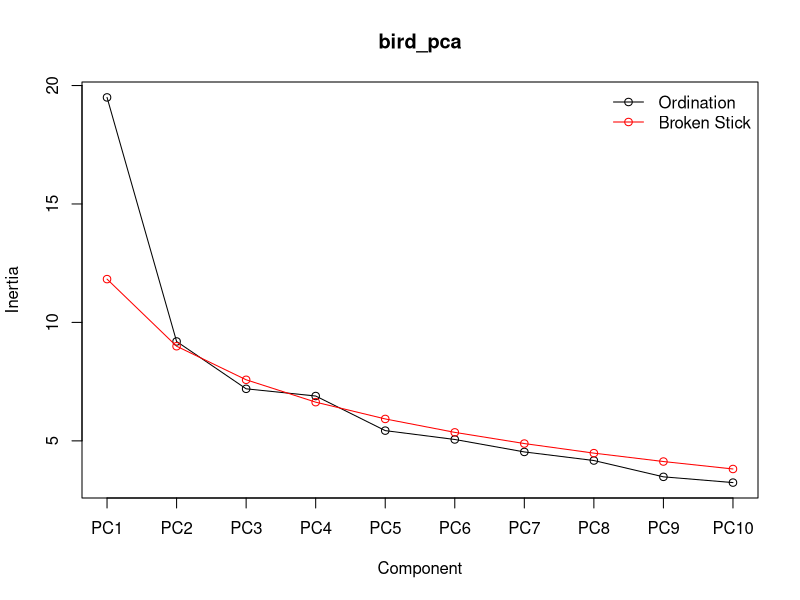
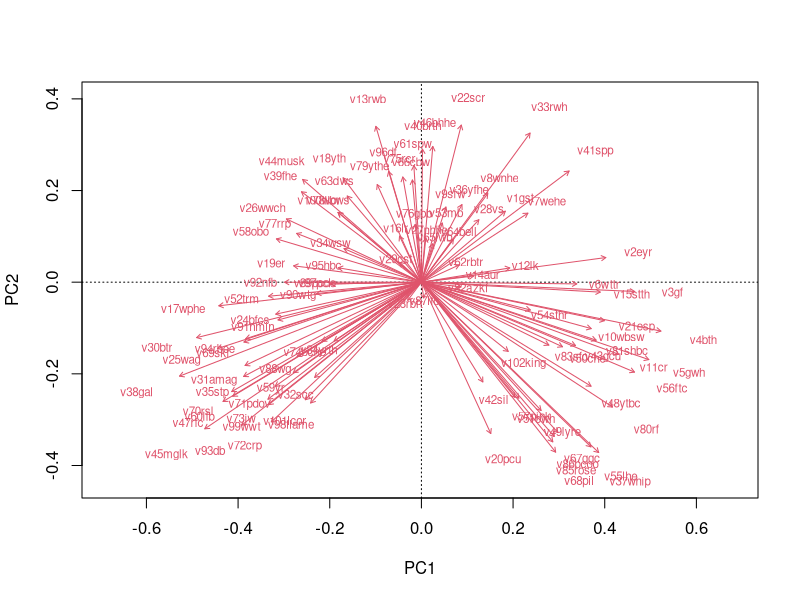
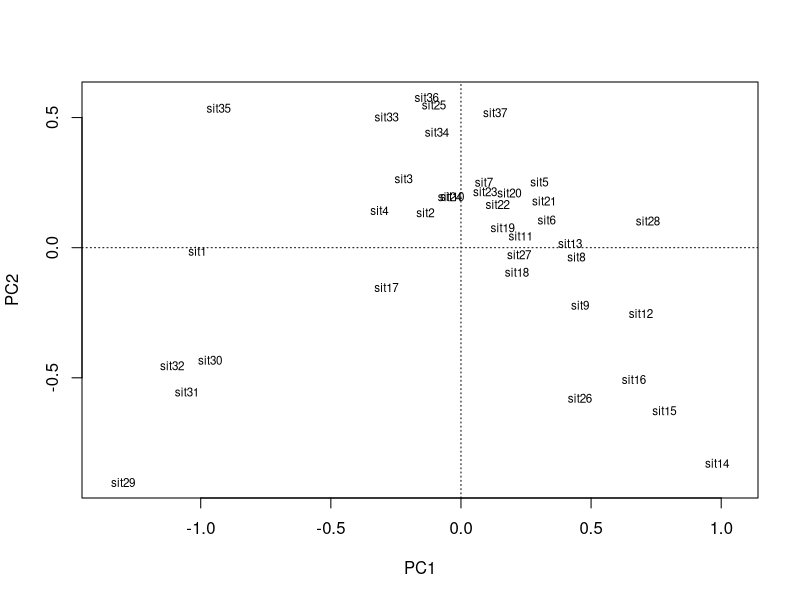
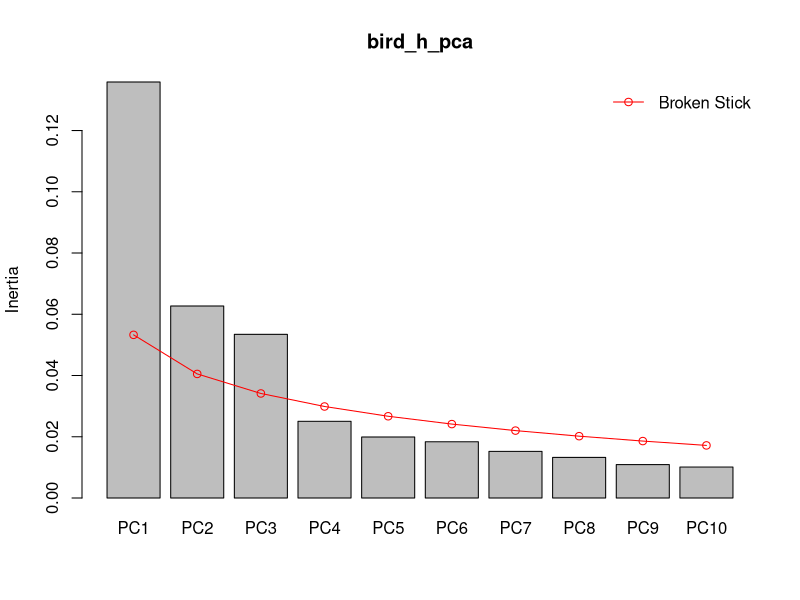
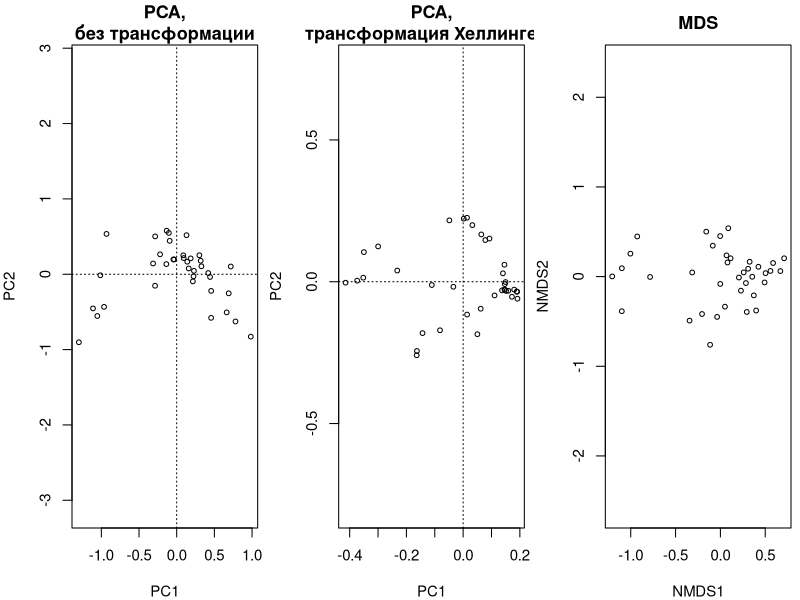
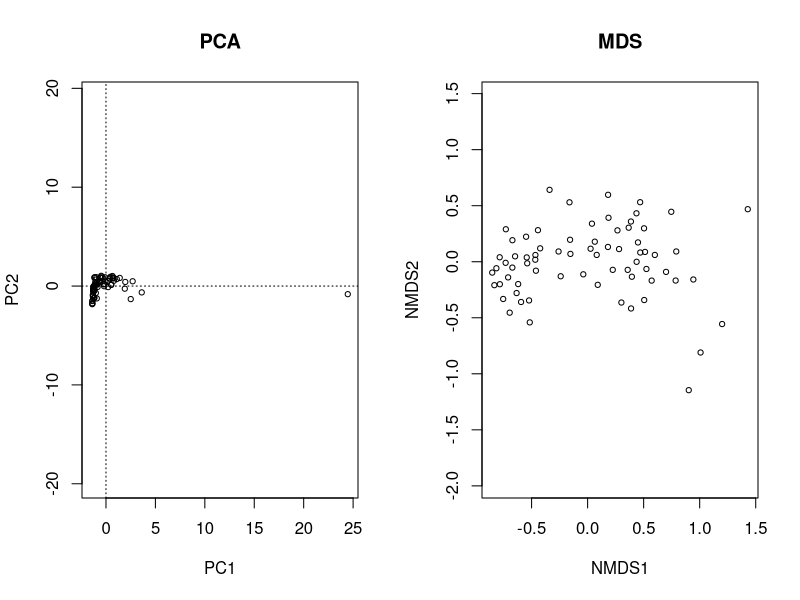
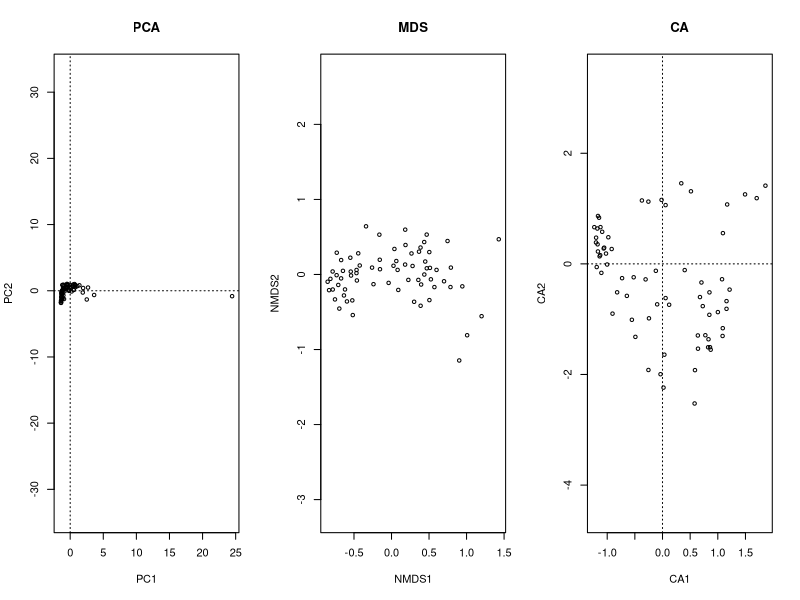
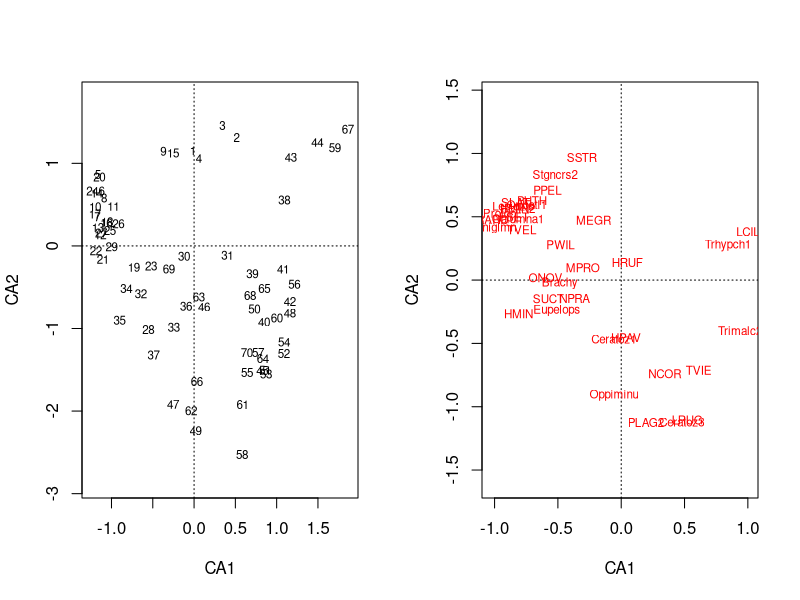

These figures' R source, in order:
## ---- chunk 1
# output options
options(width = 70, scipen = 6, digits = 3)
library(knitr)
# chunk default options
opts_chunk$set(fig.align='center', tidy = FALSE, fig.width = 7, fig.height = 3, warning = FALSE)
## ---- chunk 2
library(ggplot2)
library(grid)
theme_set(theme_bw(base_size = 16) + theme(legend.key = element_blank()))
update_geom_defaults("point", list(shape = 19, size = 4))
library(gridExtra)
## ---- chunk 3
library(readxl)
birds <- read_excel(path = "data/macnally.xlsx")

# имена переводим в нижний регистр
colnames(birds) <- tolower(colnames(birds))
## ---- chunk 4
library(vegan)
bird_pca <- rda(birds[ , -c(1, 2)], scale = TRUE)
# summary(bird_pca)
screeplot(bird_pca, type = "lines", bstick = TRUE) # график собственных чисел
## ---- chunk 5
biplot(bird_pca, display = "species", scaling = 2, type = "t")
## ---- chunk 6
biplot(bird_pca, display = "sites", scaling = 1) 
## ---- chunk 7
birds_h <- decostand(birds[ , -c(1, 2)], "hellinger")
birds_ch <- decostand(birds[ , -c(1, 2)], "norm") # chord distance
## ---- chunk 8
bird_h_pca <- rda(birds_h)
bird_mds <- metaMDS(birds[,-c(1,2)])
## ---- chunk 9
screeplot(bird_h_pca, bstick = TRUE)
## ---- chunk 10
op <- par(mfrow = c(1, 3), cex = 0.9, mar = c(4, 4, 2.5, 0.5))
plot(bird_pca, display = "sites", scaling = 1, main = "PCA,\nбез трансформации", type = "p")
plot(bird_h_pca, display = "sites", scaling = 1, main = "PCA,\nтрансформация Хеллингера", type = "p")

plot(bird_mds, display = "sites", main = "MDS", type = "p")

par(op)
## ---- chunk 11
library(vegan)
data(mite)
head(mite)
## ---- chunk 12
mite_pca <- rda(mite)
mite_mds <- metaMDS(mite)
# summary(rats_ch_pca)
op <- par(mfrow = c(1, 2))
# screeplot(rats_ch_pca, bstick = TRUE, main = "График собственных чисел")
biplot(mite_pca, scaling = 1, display = "sites", main = "PCA", type = "p")
plot(mite_mds, display = c("sites"),  main = "MDS")
par(op)
## ---- chunk 13
mite_ca <- cca(mite) 
summary(mite_ca)
## ---- chunk 14
op <- par(mfrow = c(1, 3))
# screeplot(rats_ch_pca, bstick = TRUE, main = "График собственных чисел")
biplot(mite_pca, scaling = 1, display = "sites", main = "PCA", type = "p")
# plot(rats_mds, display = c("sites"),  main = "MDS")
plot(mite_mds, display = c("sites"),  main = "MDS")

plot(mite_ca, display = "sites", type = "p", main = "CA")
par(op)
## ---- chunk 15
op <- par(mfrow = c(1, 2))

plot(mite_ca, display = "sites")
plot(mite_ca, display = "species")

par(op)

## ---- chunk 16
peas <- matrix(c(99, 42, 29, 13), byrow = T, ncol = 2)
peas
## ---- chunk 17
Ft <- sum(peas)

f_i <- apply(peas, 1, FUN = sum)

f_j <- apply(peas, 2, FUN = sum)

## ---- chunk 18
p_i <- f_i/Ft #Вектор вероятностей для формы
p_j <- f_j/Ft #Вектор вероятностей для цвета

## ---- chunk 19
q <- p_i %*% t(p_j) 
q
## ---- chunk 20
round(q * Ft, 1)
## ---- chunk 21
E <- (p_i %*% t(p_j) * Ft)
O <- peas

sum((O-E)^2/E)

## ---- chunk 22
chisq.test(x=O, p=q, correct = F)

## ---- chunk 23
f_ij <- mite #Частота встречи данного вида в данной пробе, то есть это первичные даные!

p_ij <- mite/sum(mite) #вероятность встретить особь в данной пробе. 

Ft <- sum(mite) #Общее количество найденных животных

f_i <- apply(mite, 1, FUN = sum) #Общее количество особей в каждой пробе

p_i <- f_i/Ft #Вектор вероятностей встретить какую-либо особь в данной пробе

f_j <- apply(mite, 2, FUN = sum) #Общее количество особей в каждом виде

p_j <- f_j/Ft #Вектор вероятностей встретить особь данного вида

## ---- chunk 24
E <- round(f_i %*% t(f_j) / Ft, 2)

head(E)
## ---- chunk 25
chisq.test(x=mite, p=p_ij, correct = F)
## ---- chunk 26
Inertia <- as.numeric(chisq.test(x=mite, p=p_ij, correct = F)$statistic)/Ft
Inertia
## ---- chunk 27
Q <- (f_ij*Ft - f_i %*% t(f_j))/(Ft*sqrt(f_i %*% t(f_j))) #Матрица, вычисленная через частоты

Q1 <-  (p_ij - p_i %*% t(p_j))/sqrt(p_i %*% t(p_j)) #Матрица, вычисленная через вероятности

#Вычитаем одну матрицу из дугой
round(sum(Q - Q1)) #Это одна  та же матрица!
## ---- chunk 28
Q <- as.matrix(Q)

sum(Q^2)
## ---- chunk 29
U <- svd(Q)$u 
D <- diag(svd(Q)$d)
V <- svd(Q)$v

## ---- chunk 30
dim(U) 
## ---- chunk 31
dim(D)
## ---- chunk 32
dim(V)
## ---- chunk 33
Qsvd <- U %*% D %*% t(V) #матрица "восстановленная" из "вспомогательных" матриц 

round(sum(Q - Qsvd)) #разность между исходной и "восстановленной" матрицами
## ---- chunk 34
A <- t(Q) %*% Q

eig_values <- eigen(A)$values #Собственные числа матрицы A
eig_vectors <- eigen(A)$vectors #Матрица собственных векторов для матрицы A 

## ---- chunk 35
plot(eig_values, diag(D), main = "Квадратичная зависимость!" )
## ---- chunk 36
plot(eig_values, diag(D)^2, main = "Квадраты сингулярных чисел матрицы Q \nравны собственным значениям \nматрицы ассоциации" )

## ---- chunk 37
sum(eig_values)
## ---- chunk 38
Information <- data.frame(CA = 1:length(eig_values), Eigenval =round(eig_values, 5), Prop_Explained = round(eig_values/sum(eig_values), 5), Cumul_Prop=round(cumsum(eig_values/sum(eig_values)),5) )

round(Information, 3)
## ---- chunk 39
library(ggplot2)
CA_samples <- diag(p_i^(-1/2))%*% U[,1:2]


ggplot(as.data.frame(CA_samples), aes(x=V1, y=V2) ) + geom_text(label = rownames(mite)) + geom_hline(yintercept=0, linetype = 2) + geom_vline(xintercept = 0, linetype = 2) + theme_bw() + labs(x= "CA1", y = "CA2")

## ---- chunk 40
CA_species <- diag(p_j^(-1/2))%*% V[,1:2]


ggplot(as.data.frame( CA_species), aes(x = V1, y = V2) )  + geom_hline(yintercept=0, linetype = 2) + geom_vline(xintercept = 0, linetype = 2) + theme_bw() + labs(x= "CA1", y = "CA2") + geom_text(label = names(mite))

## ---- chunk 41
summary(cca(mite))$cont$importance [, 1:5]
## ---- chunk 42
plot(cca(mite), display = "sites")
## ---- chunk 43
plot(cca(mite), display = "species")
